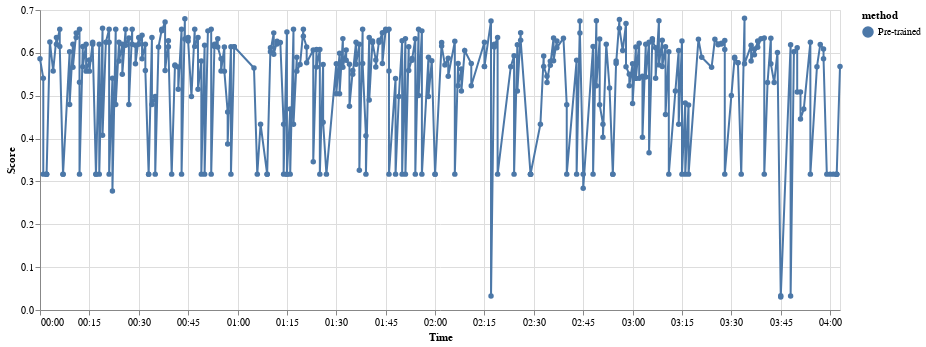

Write notebook code for a chart like this one.
### Code cell
file_path = 'resource/search_from_pretrained.json'
search_performances = load_search_performances(file_path, 'Pre-trained')
search_results_pretrained = pd.DataFrame.from_dict(search_performances)
search_results_pretrained['time'] = pd.to_datetime(search_results_pretrained['time'])
plot_search_performances(search_results_pretrained, dataset)

### Figure 1 — Vega-Lite specification as saved in the notebook (floating-point values rounded to 4 significant figures; data arrays with more than 128 entries replaced by an {"elided": "..."} marker saying what was removed)
{"config": {"view": {"continuousWidth": 400, "continuousHeight": 300}}, "data": {"name": "data-95e4899eb22487e2a6b1a7b152e2585e"}, "mark": {"type": "line", "point": true}, "encoding": {"color": {"type": "nominal", "field": "method"}, "x": {"type": "temporal", "field": "time", "timeUnit": "hoursminutes", "title": "Time"}, "y": {"type": "quantitative", "field": "score", "title": "Score"}}, "width": 800, "$schema": "https://vega.github.io/schema/vega-lite/v4.8.1.json", "datasets": {"data-95e4899eb22487e2a6b1a7b152e2585e": {"elided": "370 records"}}}
